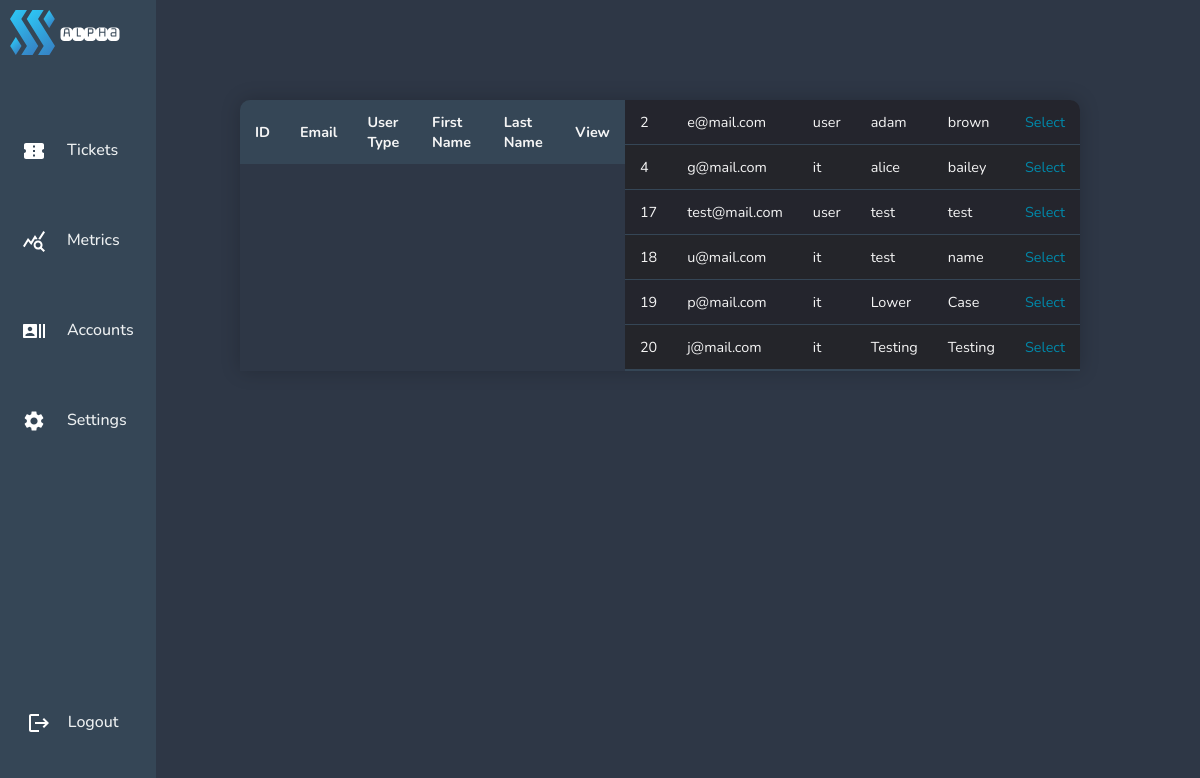
Page /pages/view-users.php on the committed database.
### tables this page shows
CREATE TABLE "Users" (
	"id"	INTEGER UNIQUE,
	"Email"	TEXT,
	"password"	TEXT,
	"User"	TEXT,
	"fname"	TEXT,
	"lname"	TEXT,
	PRIMARY KEY("id" AUTOINCREMENT)
);

### pages/view-users.php (the view, shortened to what this page needs)
    <?php include'../navigation/admindashnavbar.php';
    require ('../config/dbcon.php'); ?>
    <link rel="stylesheet" href="../navigation/admindashnavbar.css">
    <link rel="stylesheet" href="../css/admintickettableOG.css">
</head>
<body bgcolor="#2E3746">
<div class="full-screen-container">
    <?php
    $query = "SELECT * FROM Users";
    $statement = $conn->prepare($query);
    $statement->execute();
    $statement->setFetchMode(PDO::FETCH_OBJ);
    $result = $statement->fetchAll();
    ?>
    <table class="ticket-table">
        <thead>
        <tr>
            <th>ID</th>
            <th>Email</th>
            <th>User Type</th>
            <th>First Name</th>
            <th>Last Name</th>
            <th>View</th>
        </tr>
        </thead>
        <?php foreach($result as $data) { ?>
            <tr>
                <td><?= $data->id; ?> </td>
                <td><?= $data->Email; ?> </td>
                <td><?= $data->User; ?> </td>
                <td><?= $data->fname; ?> </td>
                <td><?= $data->lname ?> </td>
                <td>
                    <a href="../pages/edit-user.php?id=<?= $data->id; ?>" class="selectbutton">Select</a>
                </td>
            </tr>
            <?php
        }
        ?>
    </table>
</div>
</body>
</html>

### navigation/admindashnavbar.css (style rules this page uses)
* { box-sizing: border-box; margin: 0; padding: 0; }

### css/admintickettableOG.css (style rules this page uses)
* { box-sizing: border-box; font-family: "Nunito", sans-serif; }
.ticket-table { display: flex; table-layout: fixed; margin-top: 100px; margin-left: 20%; margin-right: auto; margin-bottom: 0px; font-size: 0.9em; min-width: 70%; max-width: 70%; border-collapse: collapse; border-radius: 10px 10px 0 0; box-shadow: 0 0 20px rgba(0, 0 ,0, 0.20); overflow: hidden; }
.ticket-table thead tr { background-color: #354656; color: whitesmoke; text-align: left; font-weight: bold; }
.ticket-table th, .ticket-table td { max-width:180px; word-wrap:break-word; padding: 12px 15px; }
.ticket-table tbody tr { border-bottom: 1px solid #354656; color: whitesmoke; }
.ticket-table tbody tr:nth-of-type(even) { background-color: #24252a; }
.ticket-table tbody tr:nth-of-type(odd) { background-color: #24252d; }
.ticket-table tbody tr:last-of-type { border-bottom: 2px solid #354656; }
.ticket-table a { text-decoration : none; color: #0088a9; transition: color 0.3s ease 0s; }

### rows in the picture
users: id "2", Email "e@mail.com", User "user", fname "adam", lname "brown"
users: id "4", Email "g@mail.com", User "it", fname "alice", lname "bailey"
users: id "17", Email "test@mail.com", User "user", fname "test", lname "test"
users: id "18", Email "u@mail.com", User "it", fname "test", lname "name"
users: id "19", Email "p@mail.com", User "it", fname "Lower", lname "Case"
users: id "20", Email "j@mail.com", User "it", fname "Testing", lname "Testing"
